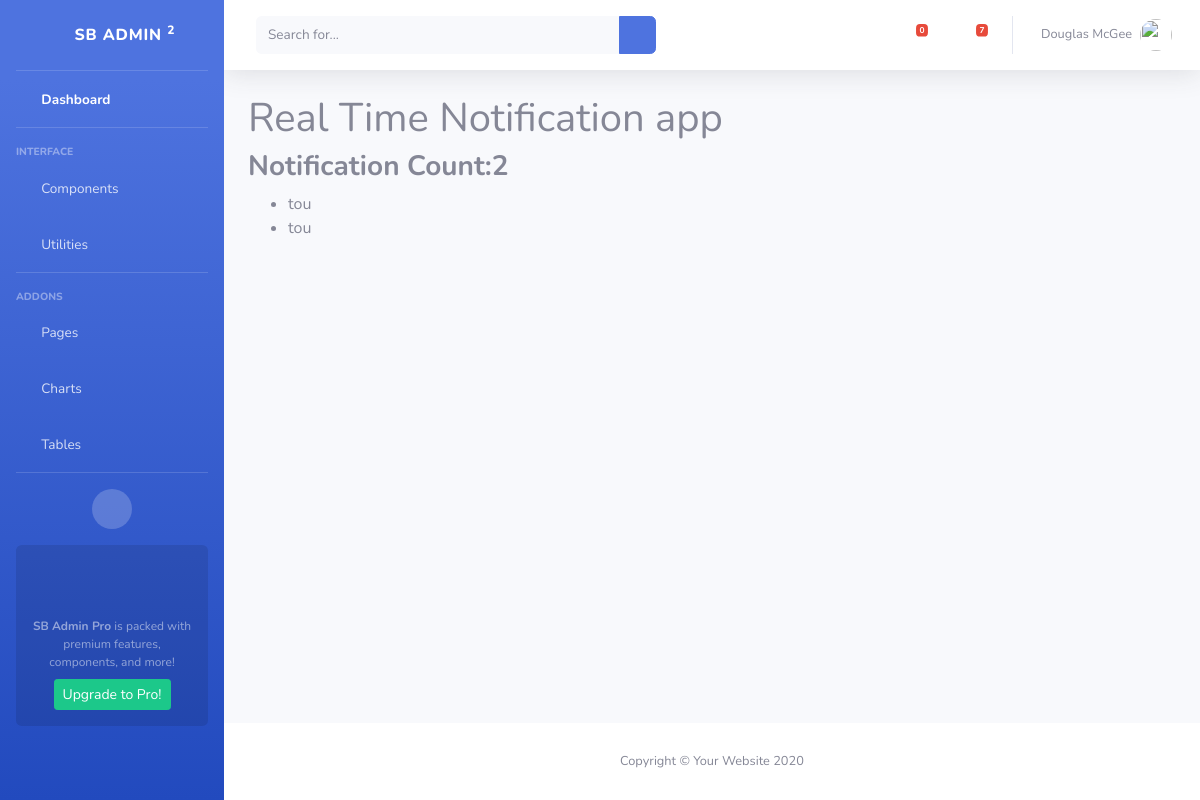
Before: / (signed in) with the older database file.
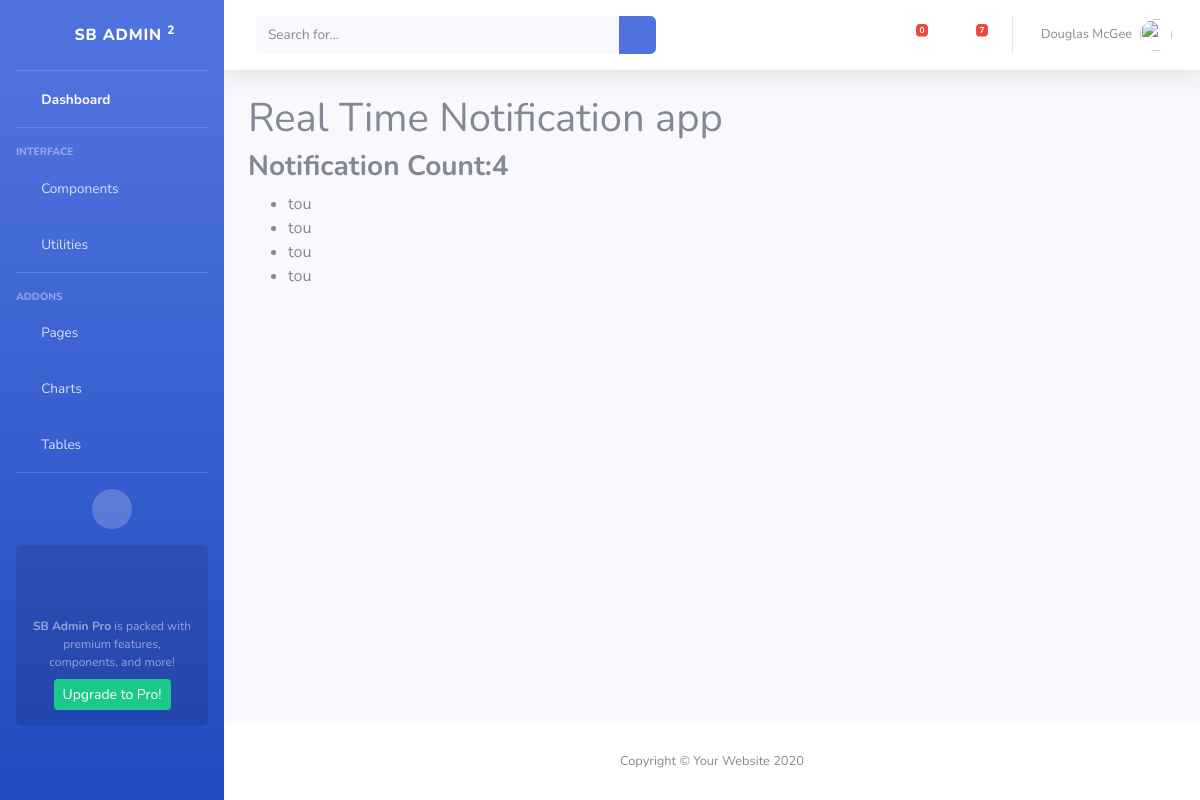
After: the same page with the newer database file.
### Notification/models.py (models this page shows)
class Notification(models.Model):
    assigned_to = models.ForeignKey(settings.AUTH_USER_MODEL, on_delete=models.CASCADE,
                                    related_name="notifications_assigned_to_user")
    group=models.CharField(max_length=1,choices=notification_types,default='s')
    creation_date = models.DateTimeField(auto_now_add=True)
    is_read=models.BooleanField(default=False)
    body=models.TextField(default='No Description')
    pk_relation=models.IntegerField(blank=True,null=True)
    def __str__(self):
        return str(self.assigned_to)

### Notification/views.py (the view)
# urls.py: path('',views.index),
def index(request):
    if not request.user.is_authenticated:
        return render(request,'dashboard/notAuth.html')
    notifications = request.user.notifications_assigned_to_user.order_by('-creation_date')
    old_notifications = notifications.filter(is_read=True)
    unread_notifications = request.user.notifications_assigned_to_user.filter(is_read=False).order_by('creation_date')
    context = {
        'unread_notification_count':unread_notifications.count(),
        'unread_notifications':unread_notifications[:5],
        'old_notifications':old_notifications[:3]
    }
    return render(request,'dashboard/index.html', context=context)

### Notification/templates/dashboard/index.html (shortened to what this page needs)
{% extends 'basic/main.html' %}{% block content %}
<h1>Real Time Notification app</h1>
<h3>
    <b>Notification Count:{{unread_notification_count}}</b>
</h3>
<ul>
    {% for unread_notification in unread_notifications %}
    <li>{{unread_notification}}</li>
    {% endfor %}
</ul>
{% endblock %}

### _config/templates/basic/main.html (shortened to what this page needs)
<!DOCTYPE html>
<html lang="en">
<head>
    {% include 'basic/head.html' %}
</head>
<body id="page-top">
    <div id="wrapper">
        {% include 'basic/sidebar.html' %}
        <div id="content-wrapper" class="d-flex flex-column">
            <div id="content">
                {% include 'basic/nav.html' %}
                <div class="container-fluid">
                    {% block content %} {% endblock %}
                </div>
            </div>
            <footer class="sticky-footer bg-white">
                {% include 'basic/footer.html' %}
            </footer>
        </div>
    </div>
</body>
</html>

### _config/templates/basic/head.html (shortened to what this page needs)
{%load static%}
<link href="{%static 'vendor/fontawesome-free/css/all.min.css'%}" rel="stylesheet" type="text/css">
<link href="{%static 'css/sb-admin-2.min.css'%}" rel="stylesheet">

### _config/templates/basic/sidebar.html (shortened to what this page needs)
<ul class="navbar-nav bg-gradient-primary sidebar sidebar-dark accordion" id="accordionSidebar">
    <a class="sidebar-brand d-flex align-items-center justify-content-center" href="index.html">
        <div class="sidebar-brand-icon rotate-n-15">
            <i class="fas fa-laugh-wink"></i>
        </div>
        <div class="sidebar-brand-text mx-3">SB Admin <sup>2</sup></div>
    </a>
    <hr class="sidebar-divider my-0">
    <li class="nav-item active">
        <a class="nav-link" href="index.html">
            <i class="fas fa-fw fa-tachometer-alt"></i>
            <span>Dashboard</span></a>
    </li>
    <hr class="sidebar-divider">
    <div class="sidebar-heading">
        Interface
    </div>
    <li class="nav-item">
        <a class="nav-link collapsed" href="#" data-toggle="collapse" data-target="#collapseTwo" aria-expanded="true" aria-controls="collapseTwo">
            <i class="fas fa-fw fa-cog"></i>
            <span>Components</span>
        </a>
    </li>
    <li class="nav-item">
        <a class="nav-link collapsed" href="#" data-toggle="collapse" data-target="#collapseUtilities" aria-expanded="true" aria-controls="collapseUtilities">
            <i class="fas fa-fw fa-wrench"></i>
            <span>Utilities</span>
        </a>
    </li>
    <hr class="sidebar-divider">
    <div class="sidebar-heading">
        Addons
    </div>
    <li class="nav-item">
        <a class="nav-link collapsed" href="#" data-toggle="collapse" data-target="#collapsePages" aria-expanded="true" aria-controls="collapsePages">
            <i class="fas fa-fw fa-folder"></i>
            <span>Pages</span>
        </a>
    </li>
    <li class="nav-item">
        <a class="nav-link" href="charts.html">
            <i class="fas fa-fw fa-chart-area"></i>
            <span>Charts</span></a>
    </li>
    <li class="nav-item">
        <a class="nav-link" href="tables.html">
            <i class="fas fa-fw fa-table"></i>
            <span>Tables</span></a>
    </li>
    <hr class="sidebar-divider d-none d-md-block">
    <div class="text-center d-none d-md-inline">
        <button class="rounded-circle border-0" id="sidebarToggle"></button>
    </div>
    <div class="sidebar-card">
        <p class="text-center mb-2"><strong>SB Admin Pro</strong> is packed with premium features, components, and more!</p>
        <a class="btn btn-success btn-sm" href="https://startbootstrap.com/theme/sb-admin-pro">Upgrade to Pro!</a>
    </div>
</ul>

### _config/templates/basic/nav.html (shortened to what this page needs)
<nav class="navbar navbar-expand navbar-light bg-white topbar mb-4 static-top shadow">
    <form class="d-none d-sm-inline-block form-inline mr-auto ml-md-3 my-2 my-md-0 mw-100 navbar-search">
        <div class="input-group">
            <input type="text" class="form-control bg-light border-0 small" placeholder="Search for..." aria-label="Search" aria-describedby="basic-addon2">
            <div class="input-group-append">
                <button class="btn btn-primary" type="button">
                 <i class="fas fa-search fa-sm"></i>
             </button>
            </div>
        </div>
    </form>
    <ul class="navbar-nav ml-auto">
        <li id="notficationDropdownContainer" class="nav-item dropdown no-arrow mx-1">
        {% include 'basic/notification.html' %}
        </li>
        <li class="nav-item dropdown no-arrow mx-1">
            <li class="nav-item dropdown no-arrow mx-1">
                <a class="nav-link dropdown-toggle" href="#" id="messagesDropdown" role="button" data-toggle="dropdown" aria-haspopup="true" aria-expanded="false">
                    <i class="fas fa-envelope fa-fw"></i>
                    <span class="badge badge-danger badge-counter">7</span>
                </a>
            </li>
        </li>
        <li class="nav-item dropdown no-arrow">
            <a class="nav-link dropdown-toggle" href="#" id="userDropdown" role="button" data-toggle="dropdown" aria-haspopup="true" aria-expanded="false">
                <span class="mr-2 d-none d-lg-inline text-gray-600 small">Douglas McGee</span>
                <img class="img-profile rounded-circle" src="img/undraw_profile.svg">
            </a>
        </li>
    </ul>
</nav>

### _config/templates/basic/notification.html (shortened to what this page needs)
<li class="nav-item dropdown no-arrow mx-1">
    <a class="nav-link dropdown-toggle" href="#" id="alertsDropdown" role="button" data-toggle="dropdown" aria-haspopup="true" aria-expanded="false">
        <i class="fas fa-bell fa-fw"></i>
        <span class="badge badge-danger badge-counter" id="newNotificationCount">
        0
  </span>
    </a>
</li>
{% load static %}

### _config/templates/basic/footer.html
<div class="container my-auto">
    <div class="copyright text-center my-auto">
        <span>Copyright &copy; Your Website 2020</span>
    </div>
</div>

### _config/templates/basic/javascript.html (shortened to what this page needs)
{% load static %}

Changed rows visible on the page:
now on this page (row edited): Notification: assigned_to.username "tou"
now on this page (row edited): Notification: assigned_to.username "tou"
Other visible differences:
{{ unread_notification_count }}: "2" → "4"
